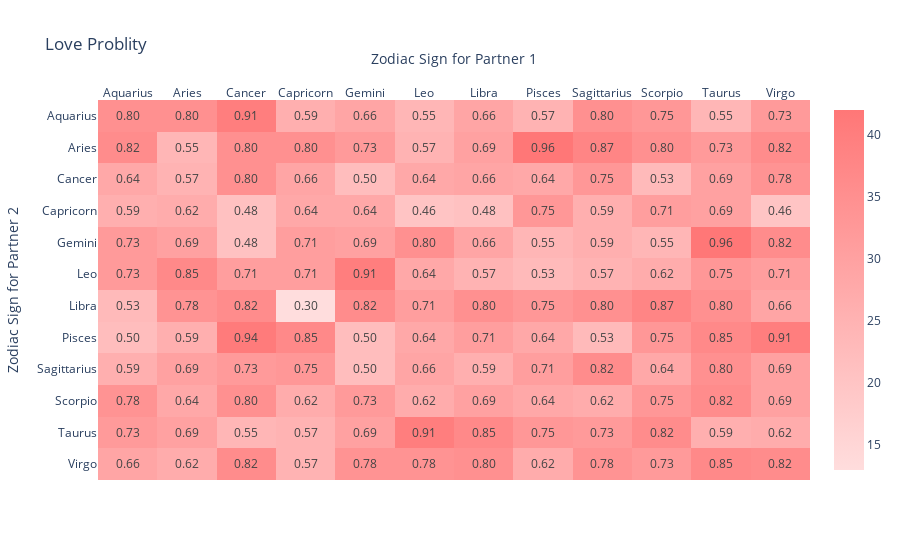

The notebook cell this image was saved under:
### Code cell
matrix = pd.crosstab(data['Zod_sign_partner_1'], data['Zod_sign_partner_2'])
idx = matrix.columns.union(matrix.index)
df = matrix.reindex(index=idx, columns=idx, fill_value=0)
dfT = df.T
total = dfT.values.sum()
percentages = (dfT.values / total) * 100
percentages = percentages.round(2)
fig = go.Figure(data=go.Heatmap(
    z=dfT.values,
    x=dfT.columns,
    y=dfT.index,
    text=percentages,  
    
    texttemplate='%{text:.2f}',  # Format text with 2 decimal places
    hoverinfo='text',  # Show text on hover
    colorscale=[[0.0, '#FFDDDD'], [0.5, '#FFAAAA'], [1.0, '#FF7777']],  
))
fig.update_layout(
    title='Love Problity',
    xaxis=dict(title='Zodiac Sign for Partner 1', side='top'),  
    yaxis=dict(title='Zodiac Sign for Partner 2', autorange='reversed'), 
)

fig.show()

### Figure 1 — Plotly figure (JSON) as saved in the notebook; plotly's stock layout.template omitted (floating-point values rounded to 4 significant figures; data arrays with more than 128 entries replaced by an {"elided": "..."} marker saying what was removed)
{"data": [{"colorscale": [[0, "#FFDDDD"], [0.5, "#FFAAAA"], [1, "#FF7777"]], "hoverinfo": "text", "text": {"elided": "12x12 float values"}, "texttemplate": "%{text:.2f}", "type": "heatmap", "x": ["Aquarius", "Aries", "Cancer", "Capricorn", "Gemini", "Leo", "Libra", "Pisces", "Sagittarius", "Scorpio", "Taurus", "Virgo"], "y": ["Aquarius", "Aries", "Cancer", "Capricorn", "Gemini", "Leo", "Libra", "Pisces", "Sagittarius", "Scorpio", "Taurus", "Virgo"], "z": {"elided": "12x12 int values"}}], "layout": {"title": {"text": "Love Problity"}, "xaxis": {"side": "top", "title": {"text": "Zodiac Sign for Partner 1"}}, "yaxis": {"autorange": "reversed", "title": {"text": "Zodiac Sign for Partner 2"}}}}
